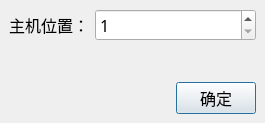
<?xml version="1.0" encoding="UTF-8"?>
<ui version="4.0">
 <class>Cab_RemoveRackDlg</class>
 <widget class="QDialog" name="Cab_RemoveRackDlg">
  <property name="geometry">
   <rect>
    <x>0</x>
    <y>0</y>
    <width>265</width>
    <height>123</height>
   </rect>
  </property>
  <property name="font">
   <font>
    <family>微软雅黑</family>
    <pointsize>12</pointsize>
   </font>
  </property>
  <property name="windowTitle">
   <string>删除机架设备</string>
  </property>
  <property name="styleSheet">
   <string notr="true">background-image: url(:/image/box_back.jpg);</string>
  </property>
  <layout class="QVBoxLayout" name="verticalLayout">
   <property name="leftMargin">
    <number>0</number>
   </property>
   <property name="topMargin">
    <number>0</number>
   </property>
   <property name="rightMargin">
    <number>0</number>
   </property>
   <property name="bottomMargin">
    <number>0</number>
   </property>
   <item>
    <widget class="QWidget" name="widget_white" native="true">
     <layout class="QGridLayout" name="gridLayout" rowstretch="0,0" columnstretch="0,1">
      <item row="0" column="0">
       <widget class="QLabel" name="label_address">
        <property name="font">
         <font>
          <family>微软雅黑</family>
          <pointsize>12</pointsize>
         </font>
        </property>
        <property name="text">
         <string>主机位置：</string>
        </property>
       </widget>
      </item>
      <item row="0" column="1">
       <widget class="QSpinBox" name="spinBox">
        <property name="font">
         <font>
          <family>微软雅黑</family>
          <pointsize>12</pointsize>
         </font>
        </property>
        <property name="minimum">
         <number>1</number>
        </property>
        <property name="maximum">
         <number>999999999</number>
        </property>
       </widget>
      </item>
      <item row="1" column="0">
       <spacer name="verticalSpacer">
        <property name="orientation">
         <enum>Qt::Vertical</enum>
        </property>
        <property name="sizeHint" stdset="0">
         <size>
          <width>20</width>
          <height>40</height>
         </size>
        </property>
       </spacer>
      </item>
     </layout>
    </widget>
   </item>
   <item>
    <layout class="QHBoxLayout" name="horizontalLayout">
     <property name="leftMargin">
      <number>9</number>
     </property>
     <property name="topMargin">
      <number>9</number>
     </property>
     <property name="rightMargin">
      <number>9</number>
     </property>
     <property name="bottomMargin">
      <number>9</number>
     </property>
     <item>
      <spacer name="horizontalSpacer">
       <property name="orientation">
        <enum>Qt::Horizontal</enum>
       </property>
       <property name="sizeHint" stdset="0">
        <size>
         <width>194</width>
         <height>20</height>
        </size>
       </property>
      </spacer>
     </item>
     <item>
      <widget class="QPushButton" name="pushButton_ok">
       <property name="font">
        <font>
         <family>微软雅黑</family>
         <pointsize>12</pointsize>
        </font>
       </property>
       <property name="text">
        <string>确定</string>
       </property>
      </widget>
     </item>
    </layout>
   </item>
  </layout>
 </widget>
 <resources/>
 <connections>
  <connection>
   <sender>pushButton_ok</sender>
   <signal>clicked()</signal>
   <receiver>Cab_RemoveRackDlg</receiver>
   <slot>accept()</slot>
   <hints>
    <hint type="sourcelabel">
     <x>249</x>
     <y>123</y>
    </hint>
    <hint type="destinationlabel">
     <x>147</x>
     <y>71</y>
    </hint>
   </hints>
  </connection>
 </connections>
</ui>
